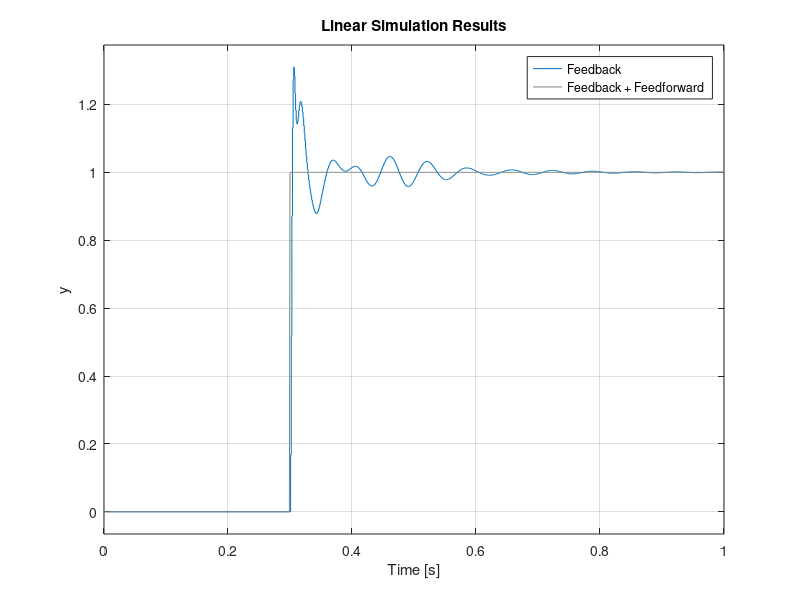

This figure's MATLAB source:
%%% FEEDBACK SYSTEM
%Input Generation
close all
clear all
Ts = 0.001;
t = 0:Ts:1;
Rj = zeros(size(t));
Rj(t < 0.3) = 0;
% Rj((t >= 0.3) & (t < 0.4)) = linspace(0, 1, sum((t >= 0.3) & (t < 0.4)));
Rj(t >= 0.3) = 1;
% Define the numerator and denominator of the systems and Tranfer Function
plant_num = [8.331499999999999e-04 -0.002411635990000 0.001646764298800 0.001386774757085 -0.002226794738657 7.735179924151595e-04 ];
plant_den =  [1 -5.7154 13.723534400000000 -17.734220581599999 13.016931722320001  -5.148338416112000 0.857492875392000];
plant_tf = tf(plant_num,plant_den,Ts);

% Define the numerator and denominator of the Feedback controller and Tranfer Function
feedback_num = [12.33590000000000 -35.651984590000005 34.340092218032005  -11.023646014692989];
feedback_den = [1    -2.832900000000000    2.672854940000000    -0.839948725176000];
fback_tf = tf(feedback_num,feedback_den,Ts);

% Define the numerator and denominator of the Filter and feedforward and Tranfer Function
filter_num = [0.1568 0.126898240000000];
filter_den = [1 -1.25 0.5335];
filter_tf = tf(filter_num,filter_den,Ts);
fforward_tf = filter_tf / plant_tf;
[fforward_num,fforward_den] = tfdata(fforward_tf);
fforward_num = fforward_num{1};
fforward_den = fforward_den{1}; 
fback_tf.InputName = "e";
fback_tf.OutputName = "u";
plant_tf.InputName = "u";
plant_tf.OutputName = "y";
S1 = sumblk("e = r - y");
system_feedback = connect(plant_tf,fback_tf,S1,"r","y");

%%% FEEDFORWARD SYSTEM
fback_tf.InputName = "e";
fback_tf.OutputName = "uc";
fforward_tf.InputName = "r";
fforward_tf.OutputName = "uf";
plant_tf.InputName = "u";
plant_tf.OutputName = "y";
S1 = sumblk("e = r - y");
S2 = sumblk("u = uf + uc");
system_feedforward = connect(plant_tf,fback_tf,fforward_tf, S1,S2,"r","y");
hold on;
lsim(system_feedback,Rj,t)
lsim(system_feedforward,Rj,t)
legend("Feedback","Feedback + Feedforward")